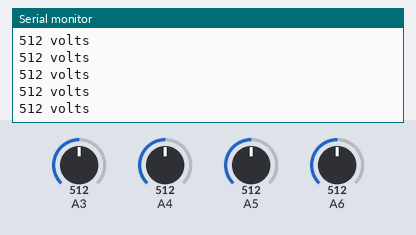
Bench run of a sketch on a simulated Arduino Mega 2560, built with avr-gcc and run on an emulated ATmega2560. Shown: the last lines printed to the serial monitor. The test bench sets the inputs (shaded band); at power-on: A3 = 512, A4 = 512, A5 = 512, A6 = 512.

Above: at 1.8 s.
1.9 s: A3 set to 716
3.4 s: A4 set to 306
At 4.7 s:
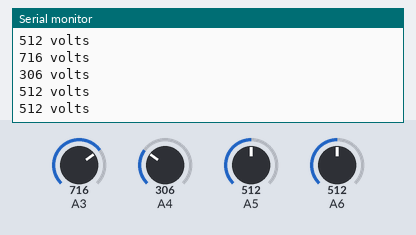
4.9 s: A5 set to 992
At 5.5 s:
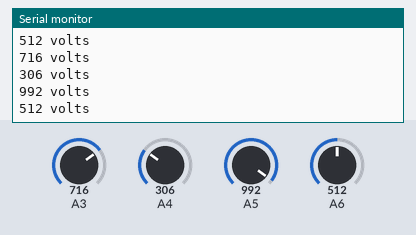
6.4 s: A6 set to 30
At 7.8 s:
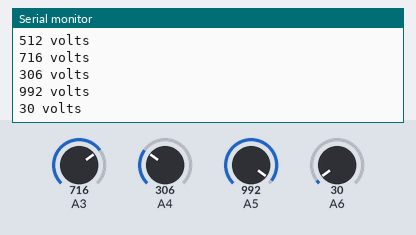
Timing chart, 0 to 8.9 s (numbered marks = the images above; inputs shaded):
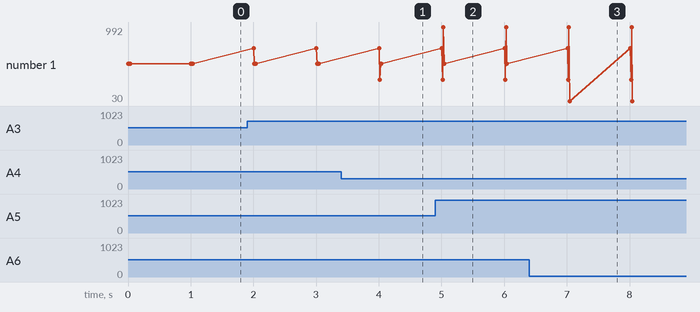

Measured:
- after the input at 3.4 s, the serial monitor: prints a new line after 0.62 s (image 1)
- after the input at 4.9 s, the serial monitor: prints a new line after 0.13 s (image 2)
- after the input at 6.4 s, the serial monitor: prints a new line after 0.64 s (image 3)
- plotted number 1: 512 → 30 after the input at 6.4 s

The sketch:

Sensor_Packages.ino
```cpp
/* Author: Michael Barbosa - Aguayo
 * Date: 10/21/2019
 * Project: EECS 159 Senior Design
 *
 * Description:
 *    This file contains sample code for reading a temperature
 *    sensor from an Arduino using a ZTP-115M temerature sensor.
 *    Just look at the comments to see what the code does.
 *
 *    Everything is outputted through the Serial Monitor.
 *
 * EDITS:
 *
 */


// Pin Variables

int tempPin_1 = 19;   // The analog pin ZTE-155's Vout (sense) pin is connected here
int tempPin_2 = 20;   // The resolution is 10mV / degrees centigrade with a
int tempPin_3 = 21;   // 500mV offset to allow for negative temeratures
int tempPin_4 = 22;   // this pin will serve as the BRAKE temp sensor
int wSpeed    = 17;   // wheel speed pin variable


/*
 * setup() - this function runs once when you turn your Arduino on
 * We initialize the serial connection with the computer
 */
void setup()
{
  Serial.begin(9600); // Start the serial connection with the computer
                      // To view the result open the serial monitor
}

void loop()
{
  // getting the voltage reading from the temp sensor
  int volt_1 = analogRead(tempPin_1);
  int volt_2 = analogRead(tempPin_2);
  int volt_3 = analogRead(tempPin_3);
  int volt_4 = analogRead(tempPin_4);

  // Converting that reading to a voltage, for 3.3v arduino use 3.3
  //float voltage = volt_1 * 5.0;
  //voltage /= 1024.0;

  // Print out the voltage
  Serial.print(volt_1); Serial.println(" volts");
  Serial.print(volt_2); Serial.println(" volts");
  Serial.print(volt_3); Serial.println(" volts");
  Serial.print(volt_4); Serial.println(" volts");


  // Now print out the tempurature
  //float temperatureC = (voltage - 0.5) *100;  // Converting from 10mV per degree wit 500mV offset

  // to degrees  (( voltage - 500mV) times 100)

  // Now convert to fahrenheit
  //float temperatureF = (temperatureC *9.0 / 5.9) + 32.0;

  //Serial.print(temperatureF); Serial.println(" Degrees F");

  delay(1000);  // Waiting for one second.
}
```
